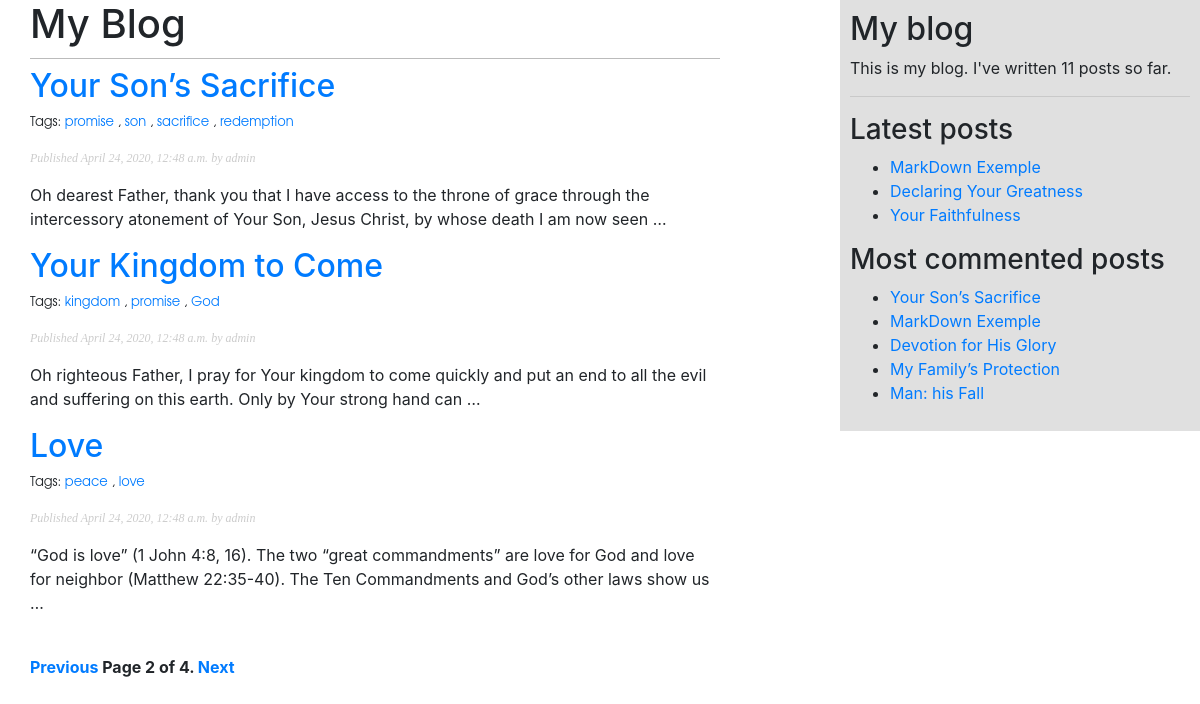
Screenshot of /BlogApp/?page=2 with the database file from the repository.
### BlogApp/models.py (models this page shows, shortened)
class Post(models.Model):
    STATUS_CHOICES = (
        ('draft', 'Draft'),
        ('published', 'Published'),
    )
    title = models.CharField(max_length=250)
    slug = models.SlugField(max_length=250,
                            unique_for_date='publish')
    author = models.ForeignKey(User,
                               on_delete=models.CASCADE,
                               related_name='blog_posts')
    body = models.TextField()
    publish = models.DateTimeField(default=timezone.now)
    created = models.DateTimeField(auto_now_add=True)
    updated = models.DateTimeField(auto_now=True)
    status = models.CharField(max_length=10,
                              choices=STATUS_CHOICES,
                              default='draft')
    objects = models.Manager()
    published = PublishedManager()
    tags = TaggableManager()
    class Meta:
        ordering = ('-publish',)
    def get_absolute_url(self):
        return reverse('BlogApp:post_detail',
                       args=[self.publish.year,
                             self.publish.month,
                             self.publish.day,
                             self.slug])

### BlogApp/views.py (the view)
# urls.py: path('', views.post_list, name='post_list'),
def post_list(request, tag_slug=None):
    published_posts = Post.published.all()
    tag = None
    if tag_slug:
        tag = get_object_or_404(Tag, slug=tag_slug)
        published_posts = published_posts.filter(tags__in=[tag])
    paginator = Paginator(published_posts, 3)
    page = request.GET.get('page')
    try:
        posts = paginator.page(page)
    except PageNotAnInteger:
        posts = paginator.page(1)
    except EmptyPage:
        posts = paginator.page(paginator.num_pages)
    return render(request, 'BlogApp/post/list.html', {'page': page,
                                                      'posts': posts,
                                                      'tag': tag})

### BlogApp/models.py (called while the page is built)
    def get_queryset(self):
        return super().get_queryset().filter(status='published')

### BlogApp/templatetags/blog_tags.py (called while the page is built)
@register.simple_tag
def total_posts():
    return Post.published.count()

@register.inclusion_tag('BlogApp/post/latest_post.html')
def show_latest_posts(count=5):
    latest_posts = Post.published.order_by('-publish')[:count]
    return {'latest_posts': latest_posts}

@register.simple_tag
def get_most_commented_posts(count=5):
    return Post.published.annotate(
        total_comments=Count('comments')
    ).order_by('-total_comments')[:count]

@register.filter(name='markdown')
def markdown_format(text):
    return mark_safe(markdown.markdown(text))

### BlogApp/templates/BlogApp/post/list.html (shortened to what this page needs)
{% extends "BlogApp/base.html" %}
{% load blog_tags %}
{% block content %}
    <h1>My Blog</h1>
    {% for post in posts %}
        <h2>
            <a href="{{ post.get_absolute_url }}">
                {{ post.title }}
            </a>
        </h2>
        <p class="tags">
            Tags:
            {% for tag in post.tags.all %}
                <a href="{% url "BlogApp:post_list_by_tag" tag.slug %}">
                    {{ tag.name }}
                </a>
                {% if not forloop.last %}, {% endif %}
            {% endfor %}
        </p>
        <p class="date">
            Published {{ post.publish }} by {{ post.author }}
        </p>
        {{ post.body|markdown|truncatewords_html:30 }}
    {% endfor %}
    {% include "pagination.html" with page=posts %}
{% endblock %}

### BlogApp/templates/BlogApp/base.html (shortened to what this page needs)
{% load blog_tags %}
{% load static %}
<!DOCTYPE html>
<html lang="en">
<head>
    <link href="{% static "css/reset.css" %}" rel="stylesheet">
    <link href="{% static "css/BlogApp.css" %}" rel="stylesheet">
    <link href="{% static '/css/bootstrap.min.css' %}" rel="stylesheet">
</head>
<body>
<div id="content">
    {% block content %}
    {% endblock %}
</div>
<div id="sidebar">
    <h2>My blog</h2>
    <p>This is my blog. I've written {% total_posts %} posts so far.</p>
    <hr>
    <h3>Latest posts</h3>
    {% show_latest_posts 3 %}
    <h3>Most commented posts</h3>
    {% get_most_commented_posts as most_commented_posts %}
    <ul>
        {% for post in most_commented_posts %}
            <li>
                <a href="{{ post.get_absolute_url }}">{{ post.title }}</a>
            </li>
        {% endfor %}
    </ul>
</div>
</body>
</html>

### BlogApp/templates/BlogApp/post/latest_post.html
<ul>
    {% for post in latest_posts %}
        <li>
            <a href="{{ post.get_absolute_url }}">{{ post.title }}</a>
        </li>
    {% endfor %}
</ul>

### BlogApp/static/css/BlogApp.css (style rules this page uses)
body { margin:0; padding:0; font-family:helvetica, sans-serif; }
a { color:#00abff; text-decoration:none; }
h1 { font-weight:normal; border-bottom:1px solid #bbb; padding:0 0 10px 0; }
h2 { font-weight:normal; margin:30px 0 0; }
#content { float:left; width:60%; padding:0 0 0 30px; }
#sidebar { float:right; width:30%; padding:10px; background: #e0e0e0; height:100%; }
p.date { color:#ccc; font-family: georgia, serif; font-size: 12px; font-style: italic; }
p.tags { font-size: 13px; font-family: Avantgarde, TeX Gyre Adventor, URW Gothic, serif; }

### rows the page displays
Post: title "Your Son’s Sacrifice", publish "April 24, 2020, 12:48 a.m.", author "admin", body "Oh dearest Father, thank you that I have access to the throne of grace through the intercessory atonement of Your Son, Jesus Christ, by whose death I am now seen …"
Tag: name "promise"
Tag: name "son"
Tag: name "sacrifice"
Tag: name "redemption"
Post: title "Your Kingdom to Come", publish "April 24, 2020, 12:48 a.m.", author "admin", body "Oh righteous Father, I pray for Your kingdom to come quickly and put an end to all the evil and suffering on this earth. Only by Your strong hand can …"
Tag: name "kingdom"
Tag: name "God"
Post: title "Love", publish "April 24, 2020, 12:48 a.m.", author "admin", body "“God is love” (1 John 4:8, 16). The two “great commandments” are love for God and love for neighbor (Matthew 22:35-40). The Ten Commandments and God’s other laws show us …"
Tag: name "peace"
Tag: name "love"
Post: title "MarkDown Exemple"
Post: title "Declaring Your Greatness"
Post: title "Your Faithfulness"
Post: title "Devotion for His Glory"
Post: title "My Family’s Protection"
Post: title "Man: his Fall"

### other values shown
{{ page.number }} "2"
{{ page.paginator.num_pages }} "4"
